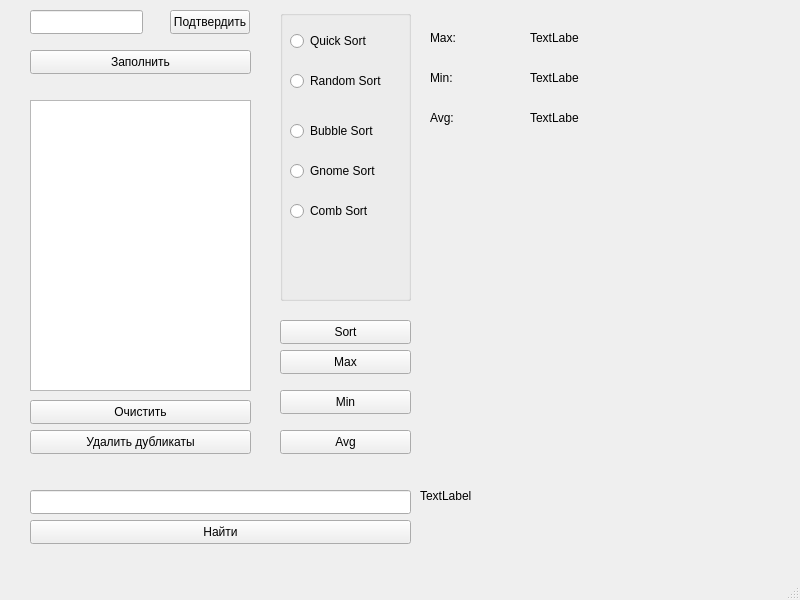
<?xml version="1.0" encoding="UTF-8"?>
<ui version="4.0">
 <class>MainWindow</class>
 <widget class="QMainWindow" name="MainWindow">
  <property name="geometry">
   <rect>
    <x>0</x>
    <y>0</y>
    <width>800</width>
    <height>600</height>
   </rect>
  </property>
  <property name="windowTitle">
   <string>MainWindow</string>
  </property>
  <widget class="QWidget" name="centralwidget">
   <widget class="QLineEdit" name="size">
    <property name="geometry">
     <rect>
      <x>30</x>
      <y>10</y>
      <width>113</width>
      <height>24</height>
     </rect>
    </property>
   </widget>
   <widget class="QPushButton" name="sizeButton">
    <property name="geometry">
     <rect>
      <x>170</x>
      <y>10</y>
      <width>80</width>
      <height>24</height>
     </rect>
    </property>
    <property name="text">
     <string>Подтвердить</string>
    </property>
   </widget>
   <widget class="QPushButton" name="random">
    <property name="geometry">
     <rect>
      <x>30</x>
      <y>50</y>
      <width>221</width>
      <height>24</height>
     </rect>
    </property>
    <property name="text">
     <string>Заполнить</string>
    </property>
   </widget>
   <widget class="QTableWidget" name="inputTable">
    <property name="geometry">
     <rect>
      <x>30</x>
      <y>100</y>
      <width>221</width>
      <height>291</height>
     </rect>
    </property>
   </widget>
   <widget class="QPushButton" name="clear">
    <property name="geometry">
     <rect>
      <x>30</x>
      <y>400</y>
      <width>221</width>
      <height>24</height>
     </rect>
    </property>
    <property name="text">
     <string>Очистить</string>
    </property>
   </widget>
   <widget class="QPushButton" name="deleteDup">
    <property name="geometry">
     <rect>
      <x>30</x>
      <y>430</y>
      <width>221</width>
      <height>24</height>
     </rect>
    </property>
    <property name="text">
     <string>Удалить дубликаты</string>
    </property>
   </widget>
   <widget class="QGroupBox" name="sorts">
    <property name="geometry">
     <rect>
      <x>280</x>
      <y>10</y>
      <width>131</width>
      <height>291</height>
     </rect>
    </property>
    <property name="title">
     <string/>
    </property>
    <widget class="QRadioButton" name="quickSort">
     <property name="geometry">
      <rect>
       <x>10</x>
       <y>20</y>
       <width>91</width>
       <height>22</height>
      </rect>
     </property>
     <property name="text">
      <string>Quick Sort</string>
     </property>
    </widget>
    <widget class="QRadioButton" name="randomSort">
     <property name="geometry">
      <rect>
       <x>10</x>
       <y>60</y>
       <width>91</width>
       <height>22</height>
      </rect>
     </property>
     <property name="text">
      <string>Random Sort</string>
     </property>
    </widget>
    <widget class="QRadioButton" name="bubbleSort">
     <property name="geometry">
      <rect>
       <x>10</x>
       <y>110</y>
       <width>91</width>
       <height>22</height>
      </rect>
     </property>
     <property name="text">
      <string>Bubble Sort</string>
     </property>
    </widget>
    <widget class="QRadioButton" name="gnomeSort">
     <property name="geometry">
      <rect>
       <x>10</x>
       <y>150</y>
       <width>91</width>
       <height>22</height>
      </rect>
     </property>
     <property name="text">
      <string>Gnome Sort</string>
     </property>
    </widget>
    <widget class="QRadioButton" name="combSort">
     <property name="geometry">
      <rect>
       <x>10</x>
       <y>190</y>
       <width>91</width>
       <height>22</height>
      </rect>
     </property>
     <property name="text">
      <string>Comb Sort</string>
     </property>
    </widget>
   </widget>
   <widget class="QPushButton" name="sortButton">
    <property name="geometry">
     <rect>
      <x>280</x>
      <y>320</y>
      <width>131</width>
      <height>24</height>
     </rect>
    </property>
    <property name="text">
     <string>Sort</string>
    </property>
   </widget>
   <widget class="QPushButton" name="maxButton">
    <property name="geometry">
     <rect>
      <x>280</x>
      <y>350</y>
      <width>131</width>
      <height>24</height>
     </rect>
    </property>
    <property name="text">
     <string>Max</string>
    </property>
   </widget>
   <widget class="QPushButton" name="minButton">
    <property name="geometry">
     <rect>
      <x>280</x>
      <y>390</y>
      <width>131</width>
      <height>24</height>
     </rect>
    </property>
    <property name="text">
     <string>Min</string>
    </property>
   </widget>
   <widget class="QPushButton" name="avgButton">
    <property name="geometry">
     <rect>
      <x>280</x>
      <y>430</y>
      <width>131</width>
      <height>24</height>
     </rect>
    </property>
    <property name="text">
     <string>Avg</string>
    </property>
   </widget>
   <widget class="QLabel" name="error">
    <property name="geometry">
     <rect>
      <x>30</x>
      <y>460</y>
      <width>381</width>
      <height>16</height>
     </rect>
    </property>
    <property name="text">
     <string/>
    </property>
   </widget>
   <widget class="QLineEdit" name="elemFind">
    <property name="geometry">
     <rect>
      <x>30</x>
      <y>490</y>
      <width>381</width>
      <height>24</height>
     </rect>
    </property>
   </widget>
   <widget class="QPushButton" name="find">
    <property name="geometry">
     <rect>
      <x>30</x>
      <y>520</y>
      <width>381</width>
      <height>24</height>
     </rect>
    </property>
    <property name="text">
     <string>Найти</string>
    </property>
   </widget>
   <widget class="QLabel" name="maxLabel">
    <property name="geometry">
     <rect>
      <x>430</x>
      <y>30</y>
      <width>49</width>
      <height>16</height>
     </rect>
    </property>
    <property name="text">
     <string>Max:</string>
    </property>
   </widget>
   <widget class="QLabel" name="minLabel">
    <property name="geometry">
     <rect>
      <x>430</x>
      <y>70</y>
      <width>49</width>
      <height>16</height>
     </rect>
    </property>
    <property name="text">
     <string>Min:</string>
    </property>
   </widget>
   <widget class="QLabel" name="avgLabel">
    <property name="geometry">
     <rect>
      <x>430</x>
      <y>110</y>
      <width>49</width>
      <height>16</height>
     </rect>
    </property>
    <property name="text">
     <string>Avg:</string>
    </property>
   </widget>
   <widget class="QLabel" name="max">
    <property name="geometry">
     <rect>
      <x>530</x>
      <y>30</y>
      <width>49</width>
      <height>16</height>
     </rect>
    </property>
    <property name="text">
     <string>TextLabel</string>
    </property>
   </widget>
   <widget class="QLabel" name="min">
    <property name="geometry">
     <rect>
      <x>530</x>
      <y>70</y>
      <width>49</width>
      <height>16</height>
     </rect>
    </property>
    <property name="text">
     <string>TextLabel</string>
    </property>
   </widget>
   <widget class="QLabel" name="avg">
    <property name="geometry">
     <rect>
      <x>530</x>
      <y>110</y>
      <width>49</width>
      <height>16</height>
     </rect>
    </property>
    <property name="text">
     <string>TextLabel</string>
    </property>
   </widget>
   <widget class="QLabel" name="findMethodLabel">
    <property name="geometry">
     <rect>
      <x>420</x>
      <y>520</y>
      <width>311</width>
      <height>21</height>
     </rect>
    </property>
    <property name="text">
     <string/>
    </property>
   </widget>
   <widget class="QLabel" name="indexesLabel">
    <property name="geometry">
     <rect>
      <x>420</x>
      <y>485</y>
      <width>321</width>
      <height>21</height>
     </rect>
    </property>
    <property name="text">
     <string>TextLabel</string>
    </property>
   </widget>
  </widget>
  <widget class="QMenuBar" name="menubar">
   <property name="geometry">
    <rect>
     <x>0</x>
     <y>0</y>
     <width>800</width>
     <height>21</height>
    </rect>
   </property>
  </widget>
  <widget class="QStatusBar" name="statusbar"/>
 </widget>
 <resources/>
 <connections/>
</ui>
